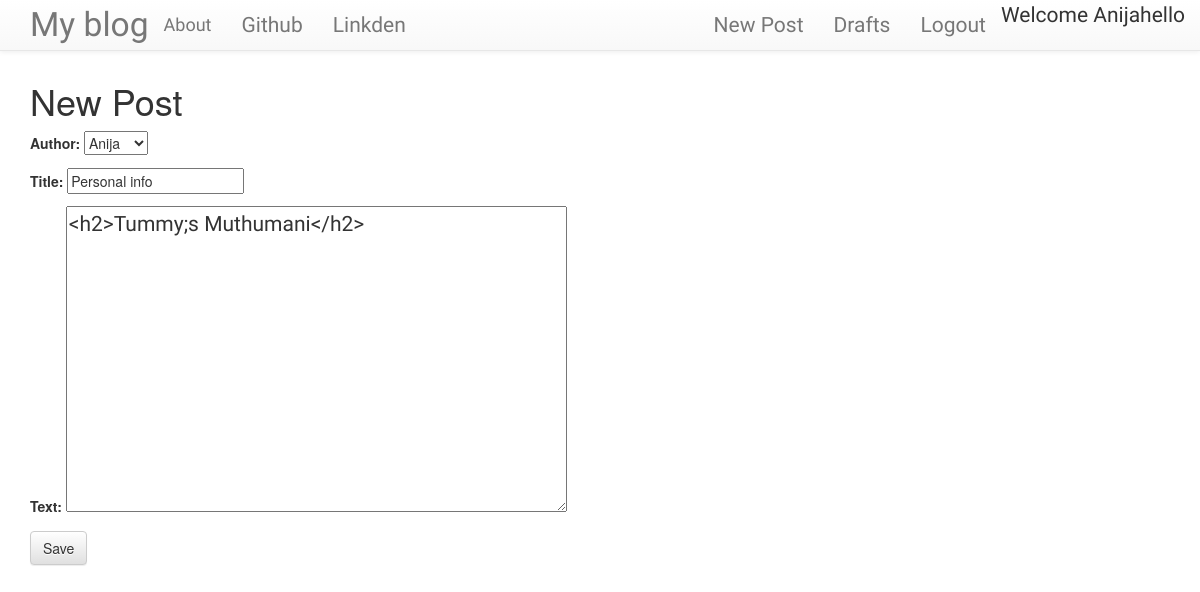
The page /post/12/edit/ (signed in) on the database its author committed.
### blog/models.py (models this page shows, shortened)
class Post(models.Model):
    author = models.ForeignKey('auth.user')
    title=models.CharField(max_length=286)
    text=models.TextField()
    create_date=models.DateTimeField(default=timezone.now)
    published_date=models.DateTimeField(blank=True,null=True)

### blog/views.py (the view)
# urls.py: url(r'^post/(?P<pk>\d+)/edit/$',views.PostUpdateView.as_view(),name='post_update'),
class  PostUpdateView(LoginRequiredMixin,UpdateView):
    login_url='/login/'
    redirect_field_name='blog/post_detail.html'
    form_class=PostForm
    model=Post

### blog/forms.py
class PostForm(forms.ModelForm):
    class Meta:
        model=Post
        fields=['author','title','text']
        widgets={
                'title':forms.TextInput(attrs={'class':'titleclass'}),
                'text':forms.Textarea(attrs={'class':'editable medium-editor-textarea postcontent'})
        }

### blog/templates/blog/post_form.html (shortened to what this page needs)
{% extends 'blog/base.html' %}
{% block body_block%}
<h1>New Post</h1>
<form class="post-form"  method="post">
  {{form.as_p}}
  <input type="submit" class="save btn btn-default" value="Save">
</form>
{%endblock%}

### blog/templates/blog/base.html (shortened to what this page needs)
<!DOCTYPE html>
{% load staticfiles %}
<html lang="en" dir="ltr">
  <head>
    <link rel="stylesheet" href="https://maxcdn.bootstrapcdn.com/bootstrap/3.3.7/css/bootstrap.min.css">
    <link rel="stylesheet" href="https://maxcdn.bootstrapcdn.com/bootstrap/3.3.7/css/bootstrap-theme.min.css">
    <link rel="stylesheet" href="//cdn.jsdelivr.net/medium-editor/latest/css/medium-editor.min.css" type="text/css" media="screen" charset="utf-8">
    <link rel="stylesheet" href="{% static 'css/myblog.css' %}">
  </head>
  <body class="loader">
          <nav class="navbar navbar-default navbar-static-top techfont custom-navbar">
            <div class="container">
              <ul class="nav navbar-nav">
                <li><a class="navbar-brand bigbrand" href="{% url 'blog:post_list' %}" >My blog</a></li>
                <li><a class="navbar-brand" href="{% url 'blog:about' %}">About</a></li>
                <li><a class="navbar-link" href="https://github.com">Github</a></li>
                <li><a class="navbar-link" href="https://linkedin.com">Linkden</a></li>
              </ul>
              <ul class="nav navbar-nav navbar-right">hello
              {% if user.is_authenticated %}
              <li><a  href="{% url 'blog:post_new' %}">New Post</a></li>
              <li><a  href="{% url 'blog:draft_list' %}">Drafts</a></li>
              <li><a  href="{% url 'logout' %}">Logout</a></li>
              <li><p>Welcome {{user.username}}</p></li>
              {%else%}
              <li><a class="nav navbar-right" href="{% url 'login' %}"><span class="glyphicon glyphicon-user"></span></a></li>
              {% endif%}
              </ul>
            </div>
        </nav>
        <div class="content container">
          <div class="row">
            <div class="col-md-8">
              <div class="content_block">
                {% block body_block%}
                {%endblock%}
              </div>
            </div>
          </div>
        </div>
  </body>
</html>

### blog/static/css/myblog.css (style rules this page uses)
.techfont { font-family: 'Gochi Hand', cursive; font-size: 1.5em; margin-bottom: 10px; }
.bigbrand { font-size: 1.6em; }
.postcontent { font-family: 'Gochi Hand',cursive; font-size: 1.5em; }
.loader { filter:hue-rotate(0deg); color: linear-gradient(45deg,#0f8,#08f); animation:hue 10000ms infinite linear; }

### rows shown on the page
Post: author "Anija", title "Personal info", text "<h2>Tummy;s Muthumani</h2>"

### other values the page prints
{{ user.username }} "Anija"
